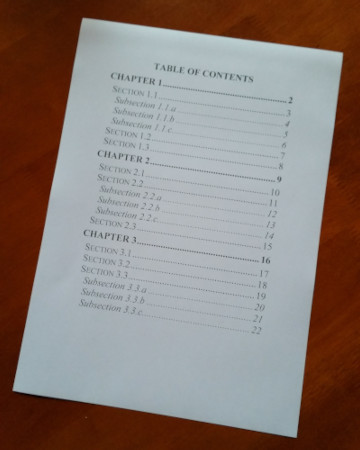
#> input picture 2.jpg, 360 x 450 px
$ python main.py
#> lines starting #> are read from the running program, lines starting #| are printed output that depends on the picture; after the words box and inside, x2 and y2 are one past the last pixel; in counts of white or black regions, pixels touching at a corner belong together
import cv2
import numpy as np
class Scanner:
    def __init__(self, path):
#> called with path = '2.jpg'
        self.original = cv2.imread(path)
#> self.original is the input picture: shape (450, 360, 3); mean B, G, R 119.1, 124.6, 137.7
        self.scan()
        self.display()

    def biggets_countour(self,countours):
        bigget = np.array([])
        max_area = 0
        for cnt in countours:
            area = cv2.contourArea(cnt)
            if area > 1000:
                peri = cv2.arcLength(cnt, closed=True)
                approx = cv2.approxPolyDP(cnt, 0.015*peri, closed=True)
            if area > max_area and len(approx) == 4:
                max_area = area
                bigget = approx
        return bigget
    def display(self):
        cv2.imshow('',self.output)
        cv2.waitKey(0)
        cv2.destroyAllWindows()
    def scan(self):
        gray = cv2.cvtColor(self.original,cv2.COLOR_BGR2GRAY)
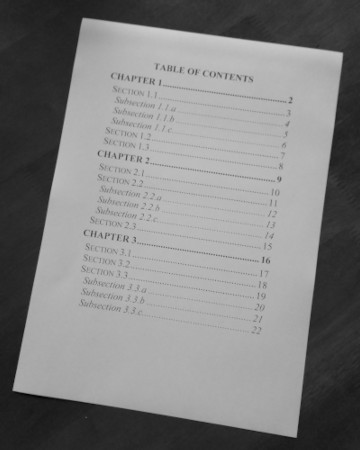
#> gray: shape (450, 360); min 2, max 203, mean 127.9
        blur = cv2.GaussianBlur(gray,(5,5),0)
        canny = cv2.Canny(blur,50,250)
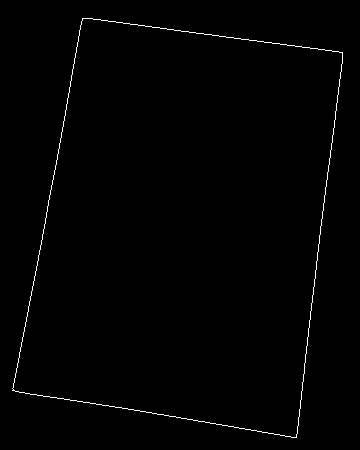
#> canny: shape (450, 360); 0.8% white in thin lines or dots, all inside (x1, y1, x2, y2) = (12, 18, 343, 438)
        conturs, _ = cv2.findContours(canny,cv2.RETR_LIST,cv2.CHAIN_APPROX_SIMPLE)
#> conturs = 2 contours; box (x1, y1, x2, y2) and area: (12, 18, 343, 438) 105106, (12, 18, 343, 438) 105103
        conturs = sorted(conturs,key=cv2.contourArea,reverse=True)[:10]
        big = self.biggets_countour(countours=conturs)
#> the loop in biggets_countour, `for cnt in countours:` made 2 passes
#> (area, peri, max_area, bigget) on pass 1: (105105.5, 1383.4, 105105.5, [[82, 18], [12, 390], [296, 437], [342, 52]])
#> (area, peri, approx) on pass 2: (105103, 1379.7, [[83, 18], [342, 53], [295, 437], [12, 388]])
#> after the loop in biggets_countour, `for cnt in countours:`: max_area = 105105.5
#> big = [[82, 18], [12, 390], [296, 437], [342, 52]]
        points = big.reshape(4,2)
#> points = [[82, 18], [12, 390], [296, 437], [342, 52]]
        input_arr = np.zeros((4,2),dtype="float32")
        spoints = points.sum(axis = 1)
#> spoints = [100, 402, 733, 394]
        input_arr[0] = points[np.argmin(spoints)]
        input_arr[3] = points[np.argmax(spoints)]
        dpoints = np.diff(points,axis=1)
#> dpoints = [-64, 378, 141, -290]
        input_arr[1] = points[np.argmin(dpoints)]
        input_arr[2] = points[np.argmax(dpoints)]
        (tl,tr,bl,br) = input_arr
        b_width = np.sqrt(((br[0]-bl[0]) ** 2) + ((br[1]-bl[1])**2))
        t_width = np.sqrt(((tr[0]-tl[0]) ** 2) + ((tr[1]-tl[1])**2))
        r_height = np.sqrt(((tr[0]-br[0]) ** 2) + ((tr[1]-br[1])**2))
        l_height = np.sqrt(((tl[0]-bl[0]) ** 2) + ((tl[1]-bl[1])**2))
        mwidth = max(int(b_width),int(t_width))
        mheight = max(int(r_height),int(l_height))
        converted_paints = np.float32([[0,0],[mwidth,0],[0,mheight],[mwidth,mheight]])
        matrix = cv2.getPerspectiveTransform(input_arr,converted_paints)
        self.output = cv2.warpPerspective(self.original,matrix,(mwidth,mheight))
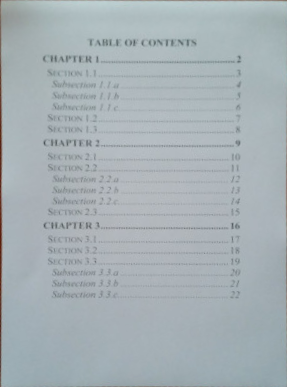
#> self.output: shape (387, 287, 3); mean B, G, R 181.5, 176.8, 166.9


if __name__ == '__main__':
    s = Scanner("2.jpg")
